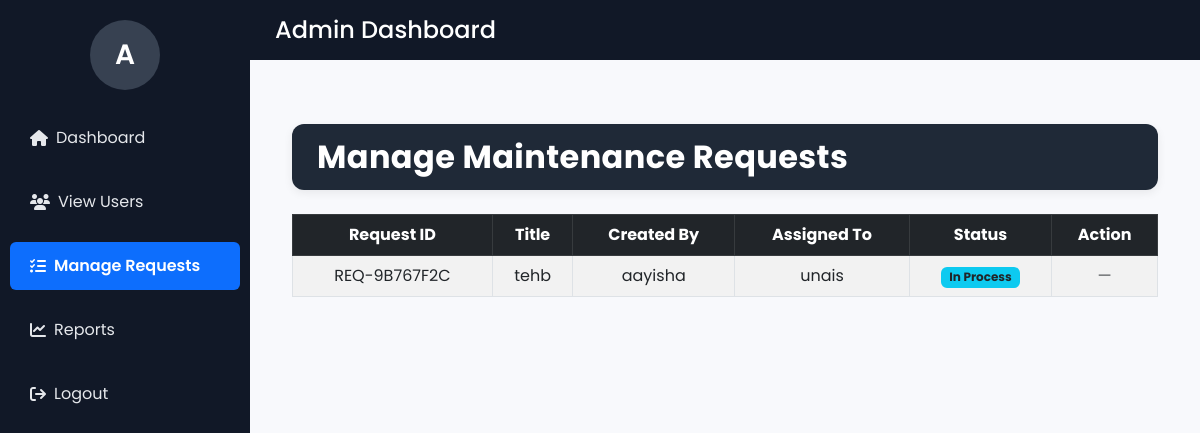
/dashboard/admin/manage-requests/ (signed in), run on an earlier commit of the app's database.
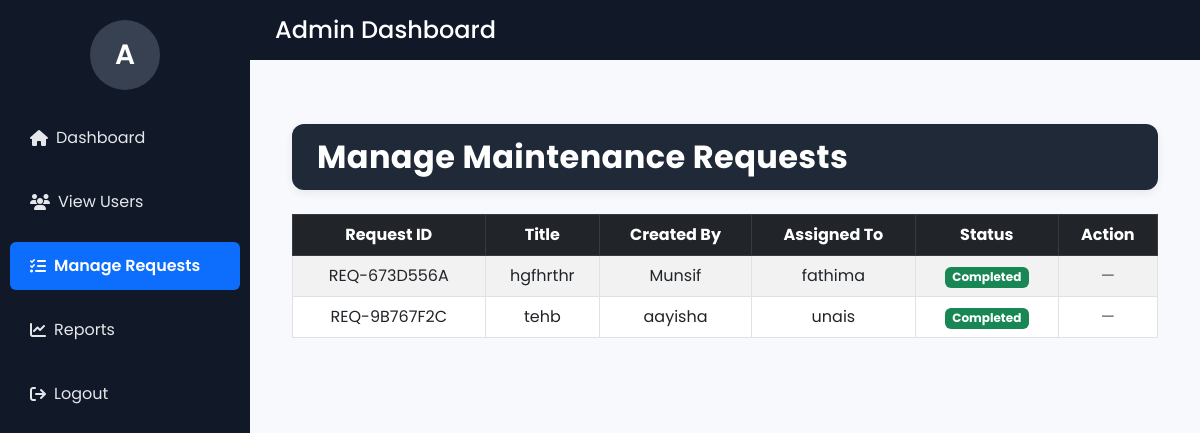
And on a later commit of the database.
### Request_app/models.py (models this page shows, shortened)
class MaintenanceRequest(models.Model):
    CATEGORY_CHOICES = (
        ('ELECTRICAL', 'Electrical'),
        ('PLUMBING', 'Plumbing'),
        ('HVAC', 'HVAC'),
        ('IT', 'IT'),
        ('OTHER', 'Other'),
    )
    STATUS_PENDING = 'PENDING'
    STATUS_IN_PROCESS = 'IN_PROCESS'
    STATUS_COMPLETED = 'COMPLETED'
    STATUS_CANCELLED = 'CANCELLED'
    STATUS_CHOICES = (
        (STATUS_PENDING, 'Pending'),
        (STATUS_IN_PROCESS, 'In Process'),
        (STATUS_COMPLETED, 'Completed'),
        (STATUS_CANCELLED, 'Cancelled'),
    )
    request_id = models.CharField(max_length=40, unique=True, editable=False)
    title = models.CharField(max_length=200)
    description = models.TextField()
    category = models.CharField(max_length=20, choices=CATEGORY_CHOICES)
    status = models.CharField(
        max_length=20,
        choices=STATUS_CHOICES,
        default=STATUS_PENDING
    )
    created_by = models.ForeignKey(
        User,
        related_name='requests_created',
        on_delete=models.CASCADE
    )
    assigned_to = models.ForeignKey(
        User,
        related_name='requests_assigned',
        on_delete=models.SET_NULL,
        null=True,
        blank=True
    )
    created_at = models.DateTimeField(auto_now_add=True)
    updated_at = models.DateTimeField(auto_now=True)
    resolution_notes = models.TextField(blank=True, null=True)

### Request_app/views.py (the view, shortened to what this page needs)
# urls.py: path('dashboard/admin/manage-requests/', views.manage_requests, name='manage_requests'),
@login_required
@admin_required
def manage_requests(request):
    requests = MaintenanceRequest.objects.all().order_by('-created_at')
    technicians = User.objects.filter(profile__role='technician')
    return render(request, "requests/manage_requests.html", {
        "requests": requests,
        "technicians": technicians,
        "active": "requests",
    })

### Request_app/views.py (called while the page is built)
def admin_required(view_func):
    return user_passes_test(lambda u: u.is_superuser)(view_func)

### Request_app/templates/requests/manage_requests.html (shortened to what this page needs)
{% extends "admin_master.html" %}
{% block content %}
<div class="container py-4">
    <div class="dashboard-header mb-4">
        <h2>Manage Maintenance Requests</h2>
    </div>
    {% if requests %}
    <div class="table-responsive">
        <table class="table table-striped table-bordered align-middle text-center">
            <thead class="table-dark">
                <tr>
                    <th>Request ID</th>
                    <th>Title</th>
                    <th>Created By</th>
                    <th>Assigned To</th>
                    <th>Status</th>
                    <th>Action</th>
                </tr>
            </thead>
            <tbody>
                {% for req in requests %}
                <tr>
                    <td>{{ req.request_id }}</td>
                    <td>{{ req.title }}</td>
                    <td>{{ req.created_by.username }}</td>
                    <td>
                        {% if req.assigned_to %}
                            {{ req.assigned_to.username }}
                        {% else %}
                            <span class="text-danger fw-semibold">Not Assigned</span>
                        {% endif %}
                    </td>
                    <td>
                        {% if req.status == "PENDING" %}
                            <span class="badge bg-warning text-dark">Pending</span>
                        {% elif req.status == "IN_PROCESS" %}
                            <span class="badge bg-info text-dark">In Process</span>
                        {% elif req.status == "COMPLETED" %}
                            <span class="badge bg-success">Completed</span>
                        {% else %}
                            <span class="badge bg-secondary">Unknown</span>
                        {% endif %}
                    </td>
                    <td>
                        {% if req.status == "PENDING" %}
                        <form method="POST" class="d-flex gap-2 justify-content-center align-items-center">
                            {% csrf_token %}
                            <input type="hidden" name="req_id" value="{{ req.id }}">
                            <select name="technician" class="form-select form-select-sm w-auto" required>
                                <option value="">Assign Technician</option>
                                {% for t in technicians %}
                                <option value="{{ t.id }}">
                                    {{ t.username }}
                                </option>
                                {% endfor %}
                            </select>
                            <button type="submit"
                                    name="action"
                                    value="assign"
                                    class="btn btn-primary btn-sm">
                                Assign
                            </button>
                        </form>
                        {% else %}
                            <span class="text-muted">—</span>
                        {% endif %}
                    </td>
                </tr>
                {% endfor %}
            </tbody>
        </table>
    </div>
    {% else %}
    <div class="text-muted text-center mt-4">
        🚫 No maintenance requests found
    </div>
    {% endif %}
</div>
{% endblock %}

What changed in the data, as far as the page shows it:
added MaintenanceRequest: request_id "REQ-673D556A", title "hgfhrthr", created_by.username "Munsif", assigned_to.username "fathima", status "Completed"
changed MaintenanceRequest "REQ-9B767F2C": status "In Process" → "Completed"
